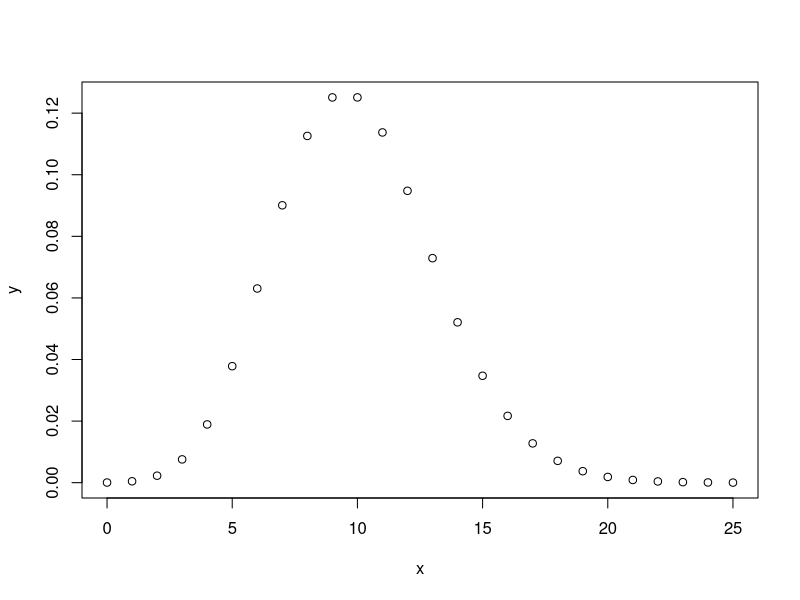
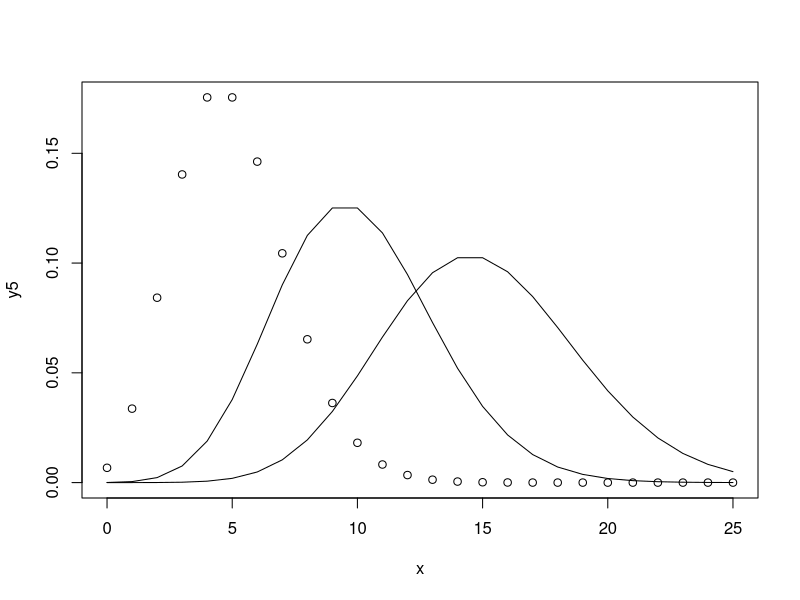

Source code (R) for these figures, in order:
# Poisson distribution

x <- seq(0,25,1)
y <- dpois(x,10)
plot(x,y)

y5 <- dpois(x,5)
y10 <- dpois(x,10)
y15 <- dpois(x,15)
plot(x,y5,col=1)
lines(x,y10)
lines(x,y15)
